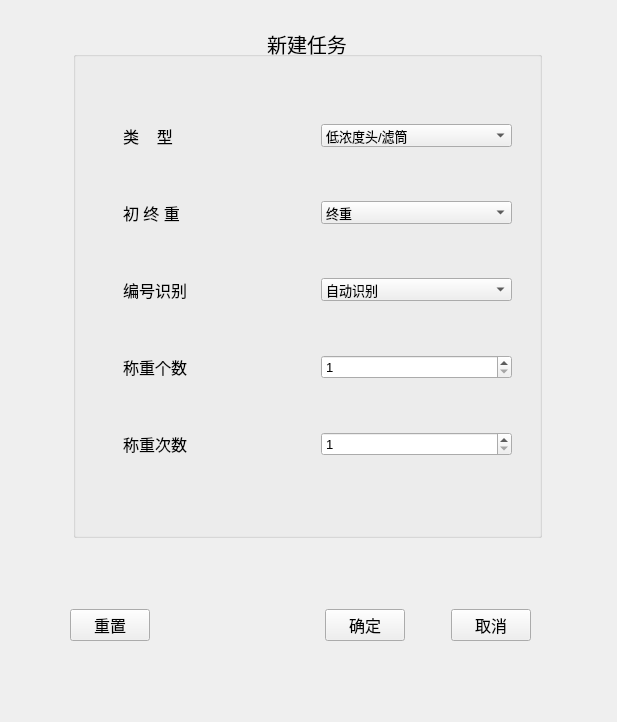
<?xml version="1.0" encoding="UTF-8"?>
<ui version="4.0">
 <class>Form_ob</class>
 <widget class="QWidget" name="Form_ob">
  <property name="geometry">
   <rect>
    <x>0</x>
    <y>0</y>
    <width>617</width>
    <height>722</height>
   </rect>
  </property>
  <property name="windowTitle">
   <string>新建项目</string>
  </property>
  <widget class="QWidget" name="layoutWidget">
   <property name="geometry">
    <rect>
     <x>70</x>
     <y>600</y>
     <width>461</width>
     <height>51</height>
    </rect>
   </property>
   <layout class="QHBoxLayout" name="horizontalLayout_2">
    <item>
     <widget class="QPushButton" name="pushButton_3">
      <property name="font">
       <font>
        <pointsize>12</pointsize>
       </font>
      </property>
      <property name="text">
       <string>重置</string>
      </property>
     </widget>
    </item>
    <item>
     <spacer name="horizontalSpacer_2">
      <property name="orientation">
       <enum>Qt::Horizontal</enum>
      </property>
      <property name="sizeHint" stdset="0">
       <size>
        <width>40</width>
        <height>20</height>
       </size>
      </property>
     </spacer>
    </item>
    <item>
     <layout class="QHBoxLayout" name="horizontalLayout">
      <item>
       <widget class="QPushButton" name="pushButton_2">
        <property name="font">
         <font>
          <pointsize>12</pointsize>
         </font>
        </property>
        <property name="text">
         <string>确定</string>
        </property>
       </widget>
      </item>
      <item>
       <spacer name="horizontalSpacer">
        <property name="orientation">
         <enum>Qt::Horizontal</enum>
        </property>
        <property name="sizeHint" stdset="0">
         <size>
          <width>40</width>
          <height>20</height>
         </size>
        </property>
       </spacer>
      </item>
      <item>
       <widget class="QPushButton" name="pushButton">
        <property name="font">
         <font>
          <pointsize>12</pointsize>
         </font>
        </property>
        <property name="text">
         <string>取消</string>
        </property>
       </widget>
      </item>
     </layout>
    </item>
   </layout>
  </widget>
  <widget class="QGroupBox" name="groupBox">
   <property name="geometry">
    <rect>
     <x>73</x>
     <y>27</y>
     <width>469</width>
     <height>511</height>
    </rect>
   </property>
   <property name="font">
    <font>
     <pointsize>15</pointsize>
    </font>
   </property>
   <property name="layoutDirection">
    <enum>Qt::LeftToRight</enum>
   </property>
   <property name="title">
    <string>新建任务</string>
   </property>
   <property name="alignment">
    <set>Qt::AlignCenter</set>
   </property>
   <property name="flat">
    <bool>true</bool>
   </property>
   <property name="checkable">
    <bool>false</bool>
   </property>
   <widget class="QWidget" name="layoutWidget_2">
    <property name="geometry">
     <rect>
      <x>10</x>
      <y>50</y>
      <width>441</width>
      <height>431</height>
     </rect>
    </property>
    <layout class="QGridLayout" name="gridLayout_3">
     <property name="leftMargin">
      <number>40</number>
     </property>
     <property name="topMargin">
      <number>0</number>
     </property>
     <property name="rightMargin">
      <number>12</number>
     </property>
     <property name="bottomMargin">
      <number>0</number>
     </property>
     <property name="spacing">
      <number>6</number>
     </property>
     <item row="1" column="1">
      <widget class="QComboBox" name="comboBox_2">
       <property name="font">
        <font>
         <pointsize>10</pointsize>
        </font>
       </property>
       <item>
        <property name="text">
         <string>终重</string>
        </property>
       </item>
       <item>
        <property name="text">
         <string>初重</string>
        </property>
       </item>
      </widget>
     </item>
     <item row="2" column="1">
      <widget class="QComboBox" name="comboBox_3">
       <property name="font">
        <font>
         <pointsize>10</pointsize>
        </font>
       </property>
       <item>
        <property name="text">
         <string>自动识别</string>
        </property>
       </item>
       <item>
        <property name="text">
         <string>人工输入</string>
        </property>
       </item>
      </widget>
     </item>
     <item row="2" column="0">
      <widget class="QLabel" name="label_13">
       <property name="sizePolicy">
        <sizepolicy hsizetype="Ignored" vsizetype="Preferred">
         <horstretch>0</horstretch>
         <verstretch>0</verstretch>
        </sizepolicy>
       </property>
       <property name="font">
        <font>
         <pointsize>12</pointsize>
        </font>
       </property>
       <property name="layoutDirection">
        <enum>Qt::RightToLeft</enum>
       </property>
       <property name="text">
        <string>编号识别</string>
       </property>
       <property name="alignment">
        <set>Qt::AlignLeading|Qt::AlignLeft|Qt::AlignVCenter</set>
       </property>
      </widget>
     </item>
     <item row="0" column="1">
      <widget class="QComboBox" name="comboBox">
       <property name="font">
        <font>
         <pointsize>10</pointsize>
        </font>
       </property>
       <item>
        <property name="text">
         <string>低浓度头/滤筒</string>
        </property>
       </item>
       <item>
        <property name="text">
         <string>47mm滤膜</string>
        </property>
       </item>
       <item>
        <property name="text">
         <string>90mm滤膜</string>
        </property>
       </item>
      </widget>
     </item>
     <item row="1" column="0">
      <widget class="QLabel" name="label_8">
       <property name="sizePolicy">
        <sizepolicy hsizetype="Ignored" vsizetype="Preferred">
         <horstretch>0</horstretch>
         <verstretch>0</verstretch>
        </sizepolicy>
       </property>
       <property name="font">
        <font>
         <pointsize>12</pointsize>
        </font>
       </property>
       <property name="layoutDirection">
        <enum>Qt::RightToLeft</enum>
       </property>
       <property name="text">
        <string>初 终 重</string>
       </property>
       <property name="alignment">
        <set>Qt::AlignLeading|Qt::AlignLeft|Qt::AlignVCenter</set>
       </property>
      </widget>
     </item>
     <item row="4" column="1">
      <widget class="QSpinBox" name="spinBox_4">
       <property name="font">
        <font>
         <pointsize>10</pointsize>
        </font>
       </property>
       <property name="minimum">
        <number>1</number>
       </property>
       <property name="maximum">
        <number>5</number>
       </property>
      </widget>
     </item>
     <item row="3" column="0">
      <widget class="QLabel" name="label_16">
       <property name="sizePolicy">
        <sizepolicy hsizetype="Ignored" vsizetype="Preferred">
         <horstretch>0</horstretch>
         <verstretch>0</verstretch>
        </sizepolicy>
       </property>
       <property name="font">
        <font>
         <pointsize>12</pointsize>
        </font>
       </property>
       <property name="layoutDirection">
        <enum>Qt::RightToLeft</enum>
       </property>
       <property name="text">
        <string>称重个数</string>
       </property>
       <property name="alignment">
        <set>Qt::AlignLeading|Qt::AlignLeft|Qt::AlignVCenter</set>
       </property>
      </widget>
     </item>
     <item row="4" column="0">
      <widget class="QLabel" name="label_18">
       <property name="sizePolicy">
        <sizepolicy hsizetype="Ignored" vsizetype="Preferred">
         <horstretch>0</horstretch>
         <verstretch>0</verstretch>
        </sizepolicy>
       </property>
       <property name="font">
        <font>
         <pointsize>12</pointsize>
        </font>
       </property>
       <property name="layoutDirection">
        <enum>Qt::RightToLeft</enum>
       </property>
       <property name="text">
        <string>称重次数</string>
       </property>
       <property name="alignment">
        <set>Qt::AlignLeading|Qt::AlignLeft|Qt::AlignVCenter</set>
       </property>
      </widget>
     </item>
     <item row="0" column="0">
      <widget class="QLabel" name="label_3">
       <property name="sizePolicy">
        <sizepolicy hsizetype="Ignored" vsizetype="Preferred">
         <horstretch>0</horstretch>
         <verstretch>0</verstretch>
        </sizepolicy>
       </property>
       <property name="font">
        <font>
         <pointsize>12</pointsize>
        </font>
       </property>
       <property name="layoutDirection">
        <enum>Qt::RightToLeft</enum>
       </property>
       <property name="text">
        <string>类    型</string>
       </property>
       <property name="alignment">
        <set>Qt::AlignLeading|Qt::AlignLeft|Qt::AlignVCenter</set>
       </property>
      </widget>
     </item>
     <item row="3" column="1">
      <widget class="QSpinBox" name="spinBox_3">
       <property name="font">
        <font>
         <pointsize>10</pointsize>
        </font>
       </property>
       <property name="minimum">
        <number>1</number>
       </property>
       <property name="maximum">
        <number>28</number>
       </property>
      </widget>
     </item>
    </layout>
   </widget>
  </widget>
 </widget>
 <resources/>
 <connections/>
</ui>
